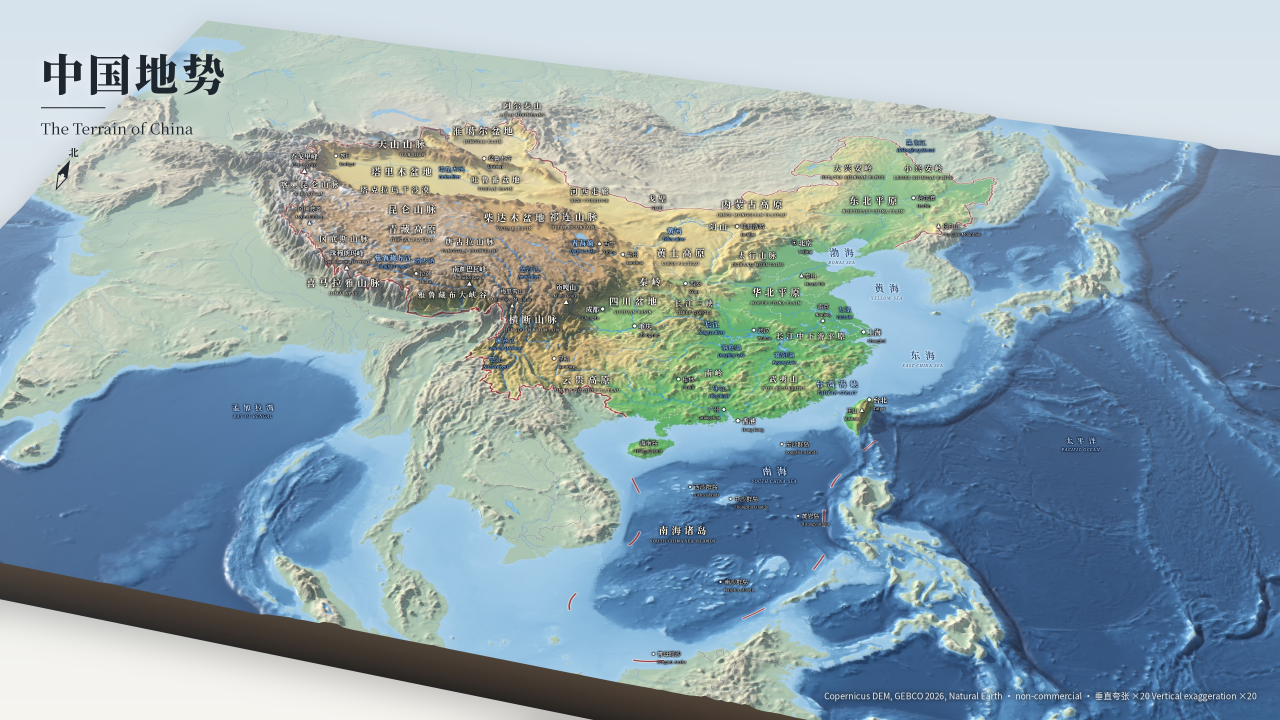
#> input picture gallery/china.jpg, 3840 x 2160 px (shown at 1/3 size)
$ python -i tint.py   (imports and definitions only)
#> lines starting #> are read from the running program, lines starting #| are printed output that depends on the picture
### src/chinamaps/net.py
"""Network helpers: GDAL env defaults, a shared requests session, an HTTP
range-reading file object (for pyarrow), and a cached downloader.

All remote access uses unsigned https:// URLs. Never use /vsis3/ or signed S3
clients: the AWS_* variables in some environments are placeholders.
"""

from __future__ import annotations

import io
import os
import threading
from pathlib import Path

import requests

REPO_ROOT = Path(__file__).resolve().parents[2]
DATA_DIR = Path(os.environ.get("CHINAMAPS_DATA", REPO_ROOT / "data"))
OUT_DIR = Path(os.environ.get("CHINAMAPS_OUT", REPO_ROOT / "out"))

SOURCE_COOP = "https://s3.us-west-2.amazonaws.com/us-west-2.opendata.source.coop"

GDAL_ENV = {
    "GDAL_DISABLE_READDIR_ON_OPEN": "EMPTY_DIR",
    "CPL_VSIL_CURL_ALLOWED_EXTENSIONS": ".tif,.TIF",
    "GDAL_HTTP_MULTIRANGE": "YES",
    "GDAL_HTTP_MERGE_CONSECUTIVE_RANGES": "YES",
    "GDAL_HTTP_MAX_RETRY": "5",
    "GDAL_HTTP_RETRY_DELAY": "2",
    "VSI_CACHE": "TRUE",
    "VSI_CACHE_SIZE": str(256 * 1024 * 1024),
    "AWS_NO_SIGN_REQUEST": "YES",
    "PROJ_NETWORK": "OFF",
}


def configure_gdal() -> None:
    """Set GDAL defaults for range reads (existing values win)."""
    for k, v in GDAL_ENV.items():
        os.environ.setdefault(k, v)


configure_gdal()

_local = threading.local()


# [11 lines left out: function session, not called in this run]


def vsicurl(url: str) -> str:
    return url if url.startswith("/vsicurl/") else f"/vsicurl/{url}"


# [17 lines left out: functions head_size, get_range, get_tail, not called in this run]


class HTTPRangeFile(io.RawIOBase):
    """Seekable read-only file over HTTP range requests, with a small block cache.

    Good enough for pyarrow.parquet.ParquetFile, which reads the footer and
    then whole column chunks.
    """

    # [6 lines left out: function __init__, not called in this run]

    def readable(self) -> bool:
        return True

    def seekable(self) -> bool:
        return True

    def tell(self) -> int:
        return self.pos

    # [51 lines left out: functions seek, read, readinto, download, not called in this run]

### src/chinamaps/tint.py
"""Hypsometric tints: cross-blended land colours (after Patterson) blended by a
smoothed climate mask (arid / warm-humid / cold-humid), darker forest on humid
slopes, snow above a latitude-dependent snowline, and an ocean depth ramp.

Colours are float32 RGB in [0, 1].
"""

from __future__ import annotations

from functools import lru_cache

import numpy as np
import yaml

from chinamaps.net import REPO_ROOT

CLIMATES = ("arid", "warm_humid", "cold_humid")
FIELD_CELL = 5000.0  # m, cell size of the climate weight grid
SIGMA_M = 150_000.0


@lru_cache(maxsize=1)
def _palettes() -> dict:
    return yaml.safe_load((REPO_ROOT / "config" / "palettes.yaml").read_text())


def palettes(override: dict | None = None) -> dict:
    """config/palettes.yaml, with an optional per-scene override deep-merged over it (lists such as
    colour stops are replaced whole)."""
    import copy

    # [5 lines left out: function merge, not called in this run]

    return merge(_palettes(), override) if override else _palettes()


# [4 lines left out: function stops, not called in this run]


def land_stops(climate: str, pal: dict | None = None) -> tuple[np.ndarray, np.ndarray]:
    pal = pal or palettes()
    return stops(pal["land"][climate] + pal["land"]["shared_high"])


def _gamma(v: np.ndarray, gamma: float) -> np.ndarray:
    return np.sign(v) * np.abs(v) ** gamma


# [17 lines left out: functions ramp, land_color, not called in this run]


def _smoothstep(e0: float, e1: float, x: np.ndarray) -> np.ndarray:
    t = np.clip((x - np.float32(e0)) / np.float32(e1 - e0), 0, 1)
    return t * t * (3 - 2 * t)


# [50 lines left out: functions snowline, snow_cover, slope_tint, surface_hints, not called in this run]


def ocean_color(z: np.ndarray, pal: dict | None = None) -> np.ndarray:
    pal = pal or palettes()
    return ramp(np.minimum(z, 0), *stops(pal["ocean"]), gamma=0.6)


def climate_field(frame, pal: dict | None = None) -> tuple[dict[str, np.ndarray], object]:
    """Smoothed climate weights (plus a "lat" field) on a coarse grid around the frame:
    ({name: grid}, transform)."""
    import geopandas as gpd
    from rasterio.features import rasterize
    from rasterio.transform import from_origin
    from scipy.ndimage import gaussian_filter
    from shapely.geometry import Polygon, box

    pal = pal or palettes()
    margin = 3 * SIGMA_M
    xmin, ymin, xmax, ymax = frame.bounds
    x0, y1 = xmin - margin, ymax + margin
    w = int(np.ceil((xmax - xmin + 2 * margin) / FIELD_CELL))
    h = int(np.ceil((ymax - ymin + 2 * margin) / FIELD_CELL))
    tr = from_origin(x0, y1, FIELD_CELL, FIELD_CELL)
    clip = box(*frame.lonlat_polygon().buffer(8.0).bounds)
    sigma = SIGMA_M / FIELD_CELL
    raw = {}
    for name in ("arid", "warm_humid"):
        polys = [Polygon(p).segmentize(0.1).intersection(clip) for p in pal["climate_regions"][name]]
        polys = [p for p in polys if not p.is_empty]
        if polys:
            geoms = gpd.GeoSeries(polys, crs=4326).to_crs(frame.crs).values
            m = rasterize(((g, 1) for g in geoms), out_shape=(h, w), transform=tr, fill=0, dtype="uint8")
        else:
            m = np.zeros((h, w), np.uint8)
        raw[name] = gaussian_filter(m.astype(np.float32), sigma, mode="nearest")
    raw["cold_humid"] = np.clip(1 - raw["arid"] - raw["warm_humid"], 0, 1)
    total = sum(raw.values())
    out = {k: (v / total).astype(np.float32) for k, v in raw.items()}
    xs = x0 + (np.arange(w) + 0.5) * FIELD_CELL
    ys = y1 - (np.arange(h) + 0.5) * FIELD_CELL
    xx, yy = np.meshgrid(xs, ys)
    out["lat"] = np.asarray(frame.to_lonlat.transform(xx, yy)[1], dtype=np.float32)
    return out, tr


# [8 lines left out: function sample_field, not called in this run]

>>> import cv2
>>> picture = cv2.imread('../../gallery/china.jpg', cv2.IMREAD_GRAYSCALE)
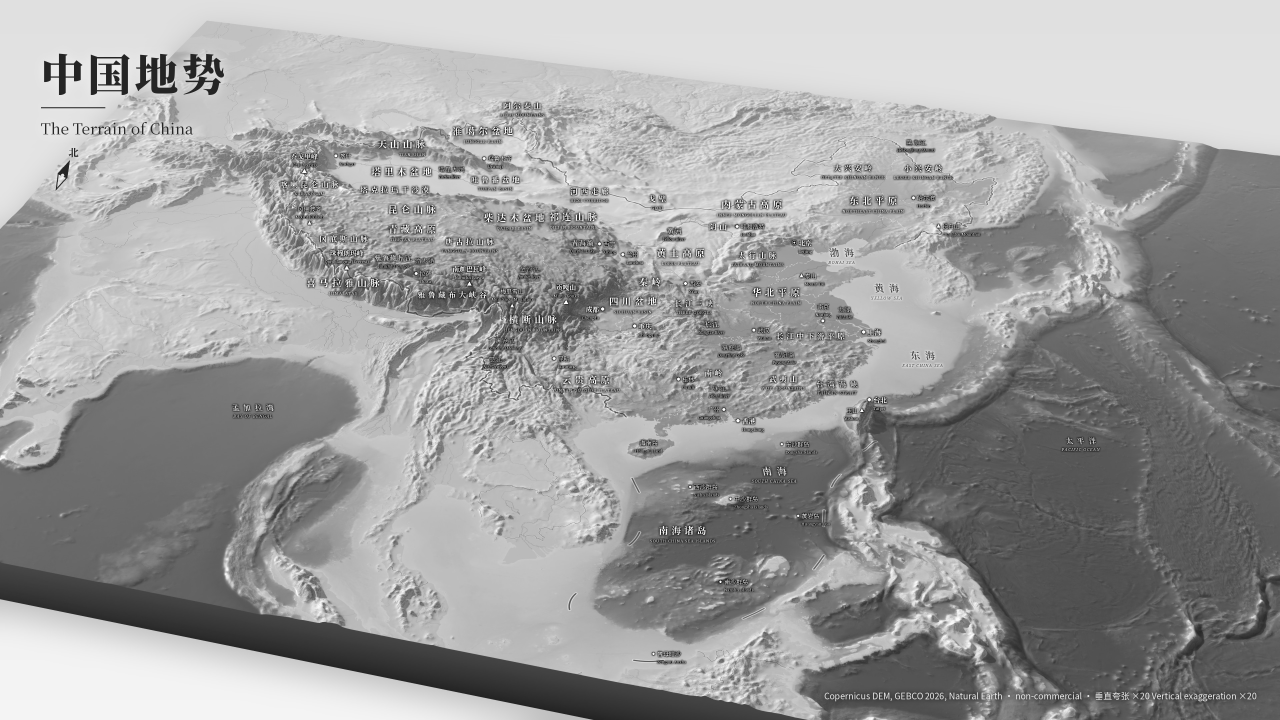
#> picture: shape (2160, 3840) (shown at 1/3 size); min 0, max 255, mean 158.3
#> (the run stopped early here; a loop or call above may not have finished)

$ run again, on gallery/city-chongqing-yuzhong.jpg
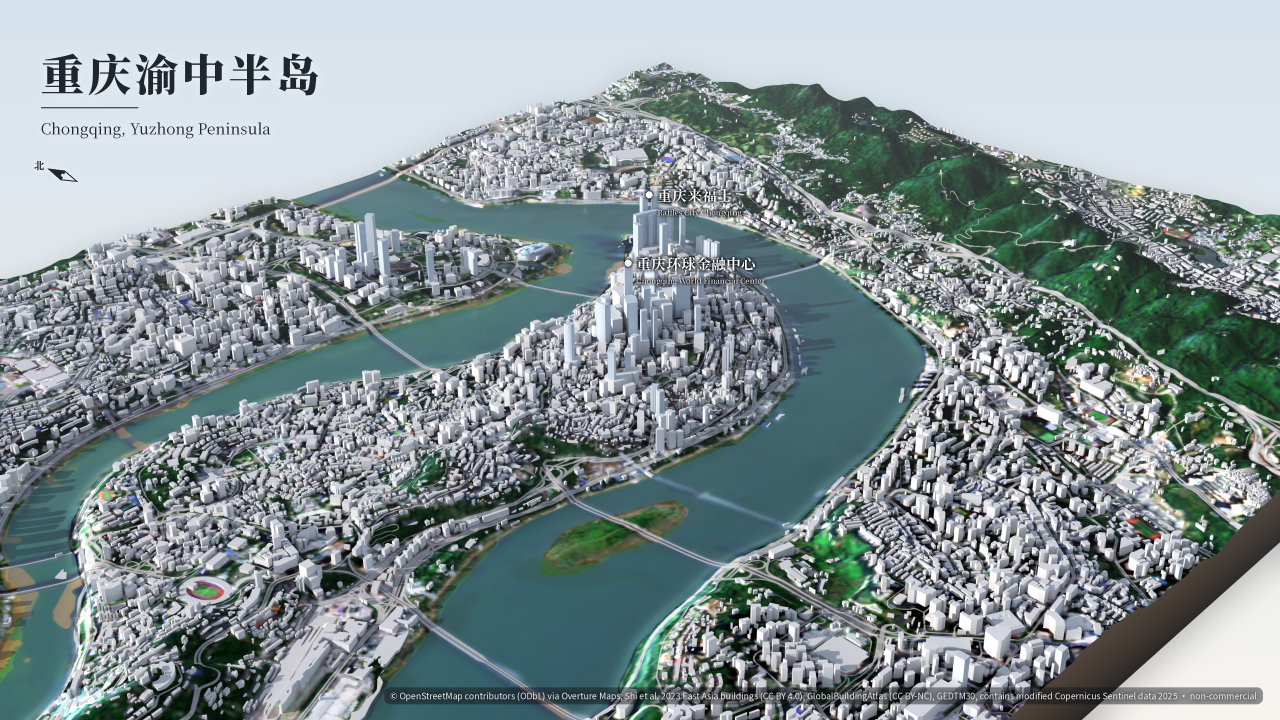
#> input picture gallery/city-chongqing-yuzhong.jpg, 3840 x 2160 px (shown at 1/3 size)
#> `picture = cv2.imread('../../gallery/china.jpg', cv2.IMREAD_GRAYSCALE)`:
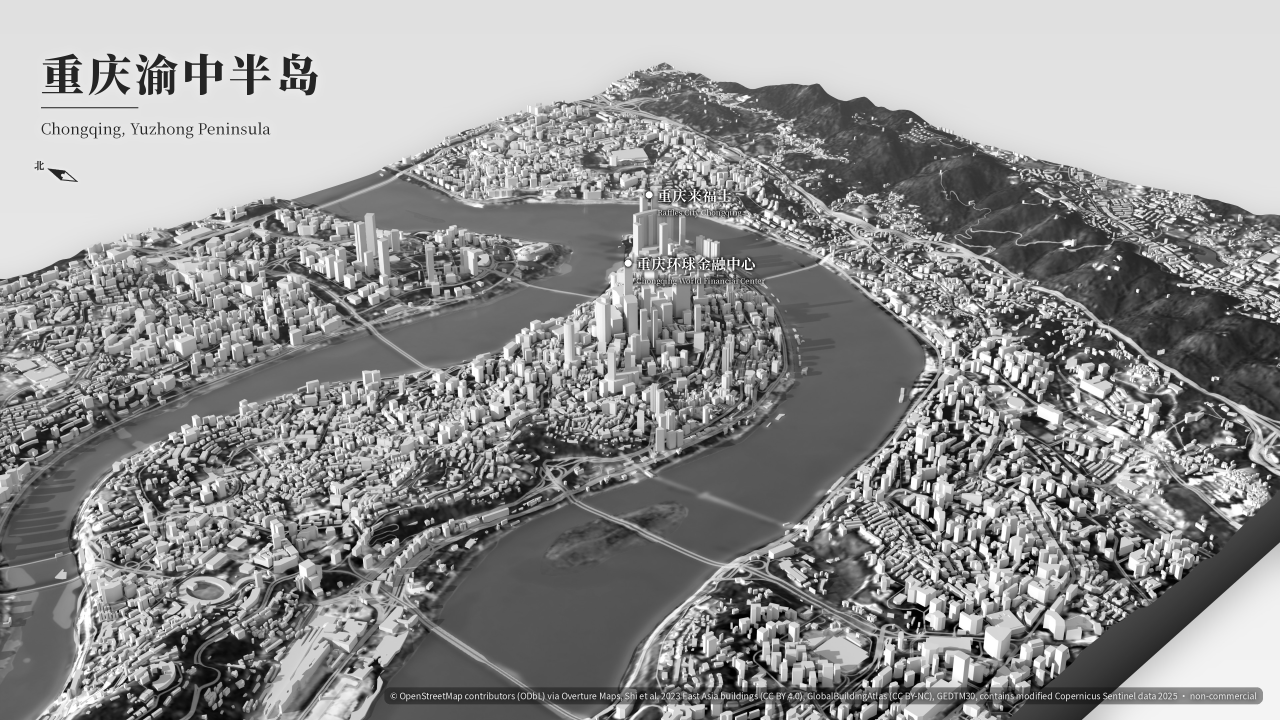
#> picture: shape (2160, 3840) (shown at 1/3 size); min 0, max 255, mean 144.9

$ run again, on gallery/city-hongkong-victoria-harbour.jpg
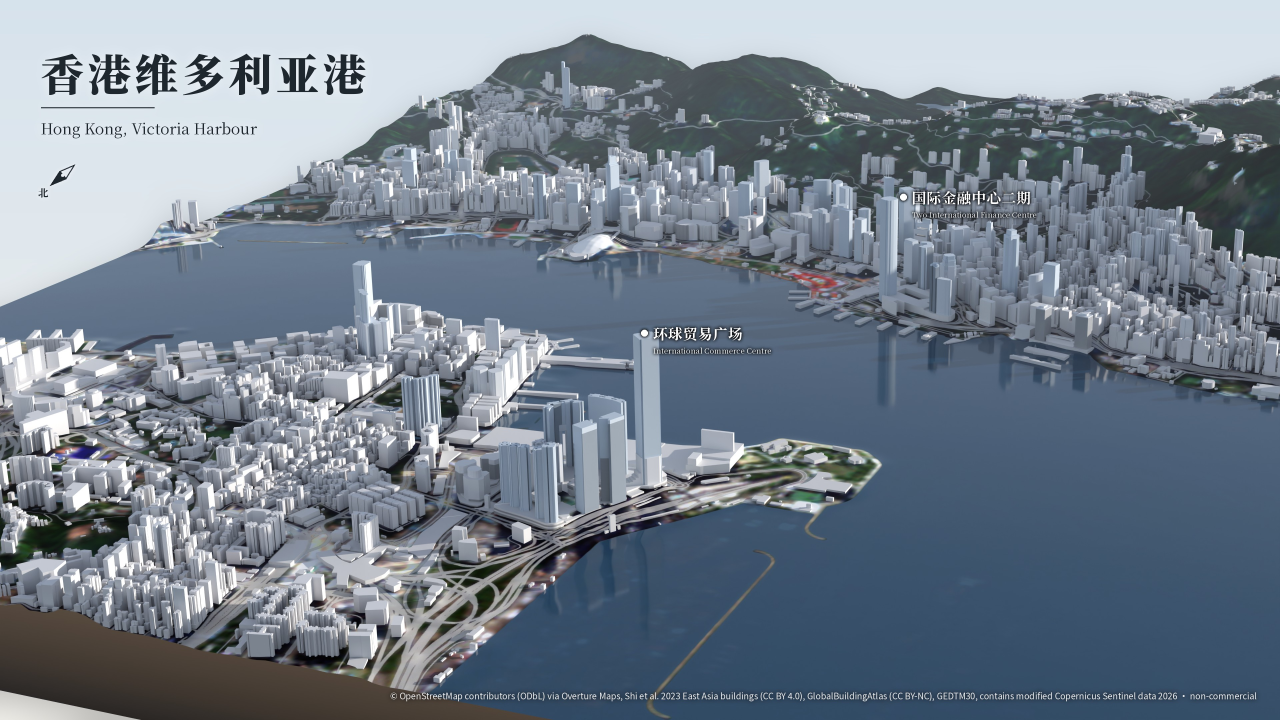
#> input picture gallery/city-hongkong-victoria-harbour.jpg, 3840 x 2160 px (shown at 1/3 size)
#> `picture = cv2.imread('../../gallery/china.jpg', cv2.IMREAD_GRAYSCALE)`:
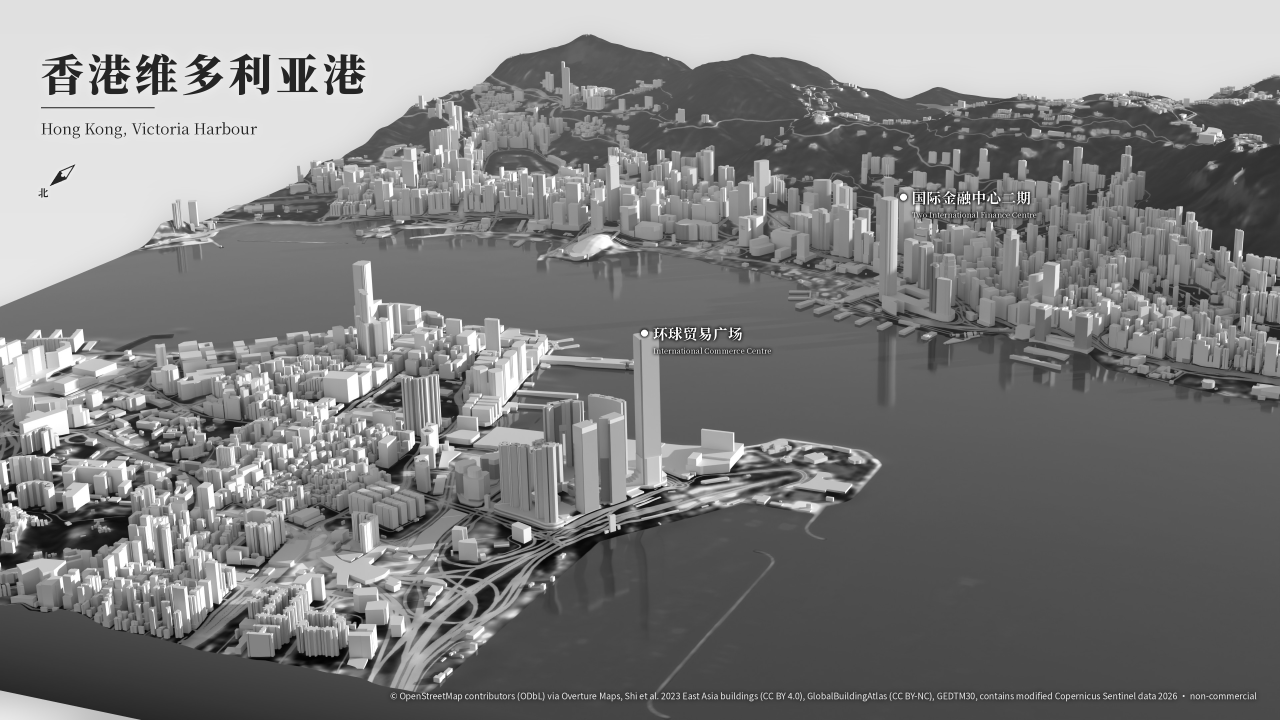
#> picture: shape (2160, 3840) (shown at 1/3 size); min 0, max 255, mean 126.9
